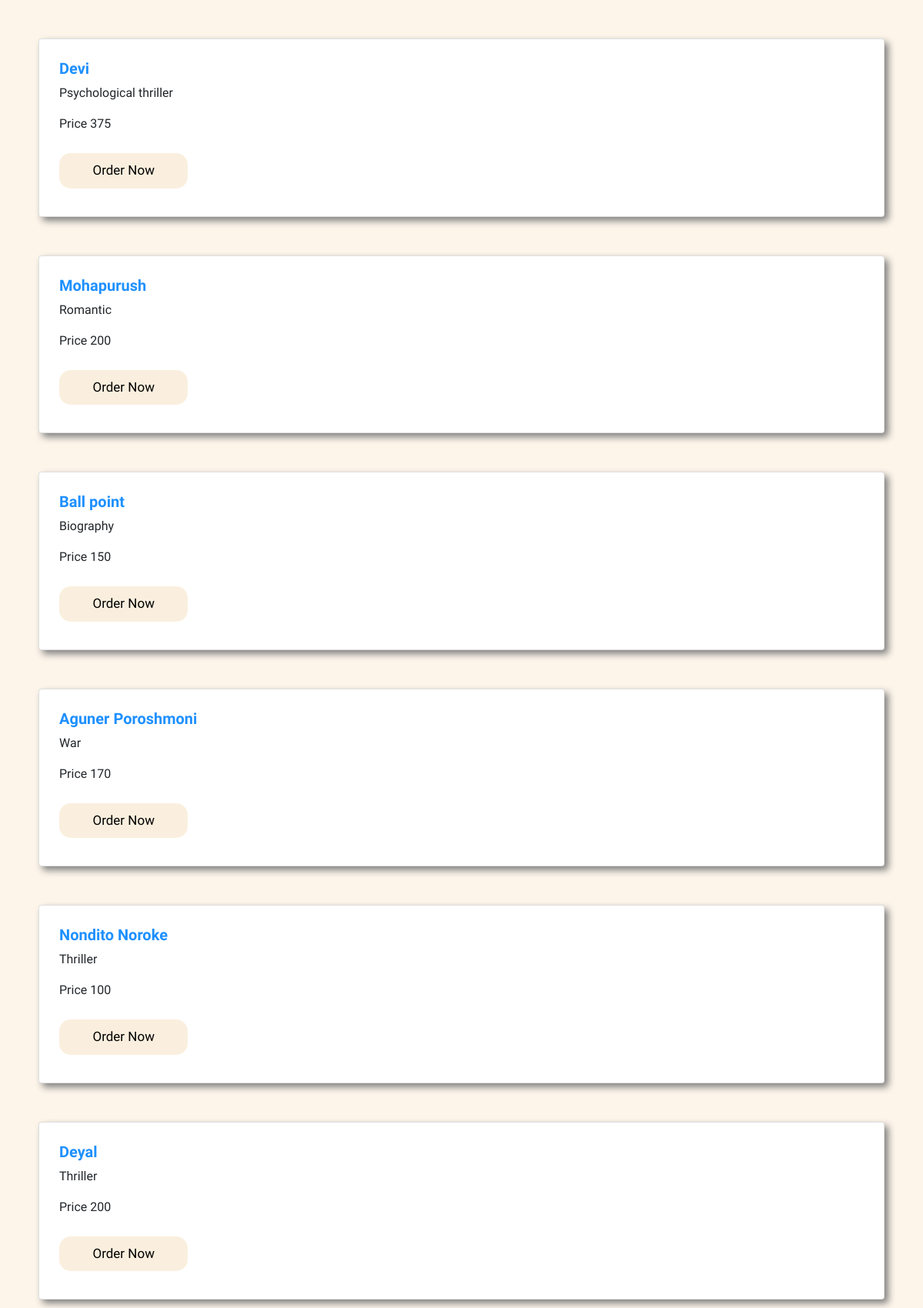
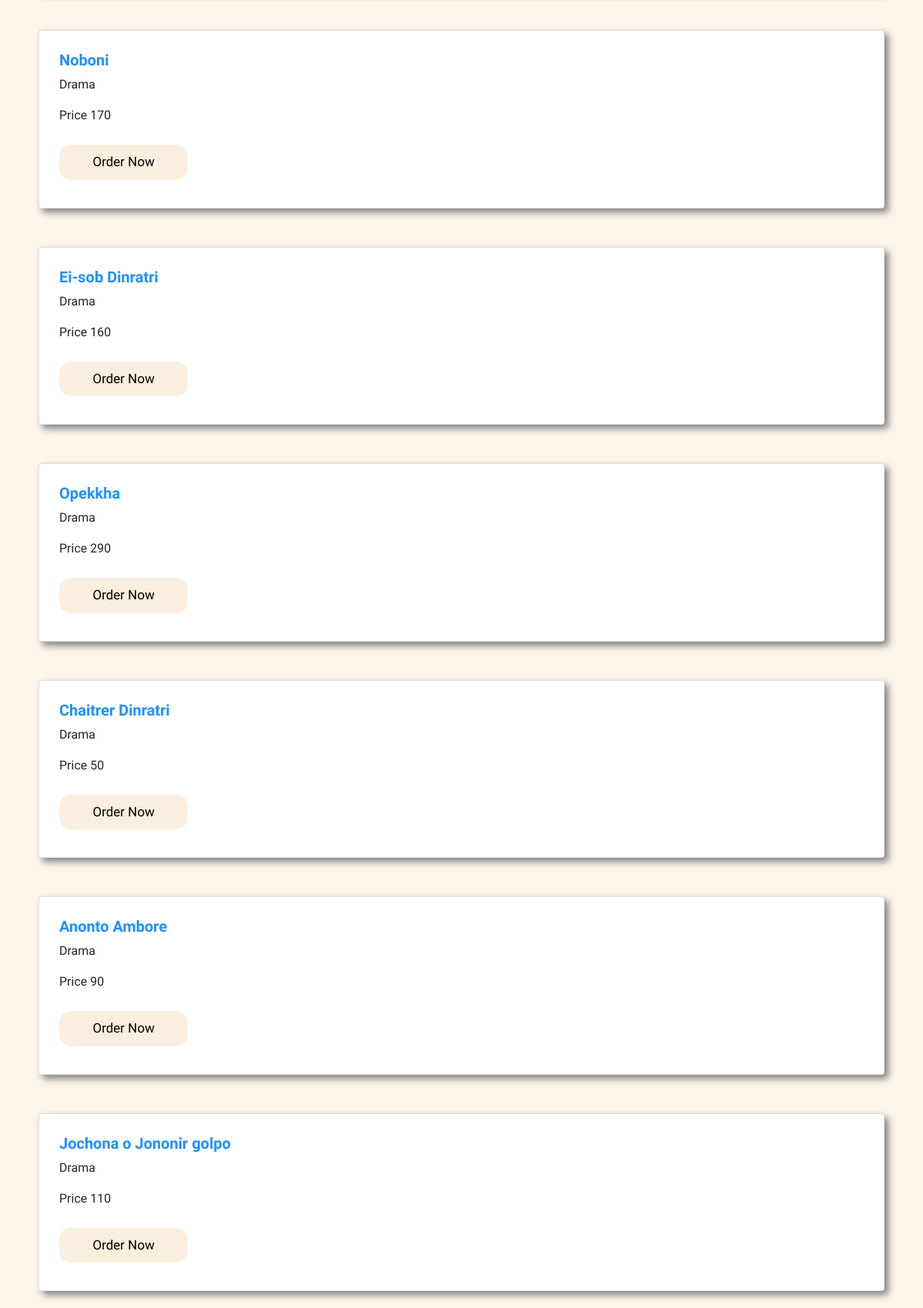
/files/author_show.php (upper part), run on the app's committed database (2 pictures, top to bottom).
### tables this page shows
CREATE TABLE `book` (
  `ISBN` int(30) NOT NULL,
  `title` varchar(100) DEFAULT NULL,
  `author_name` varchar(50) DEFAULT NULL,
  `publication_id` int(10) DEFAULT NULL,
  `price` int(10) DEFAULT NULL,
  `genre` varchar(30) DEFAULT NULL,
  `pdf` varchar(10) DEFAULT NULL,
  `rating` decimal(3,1) DEFAULT NULL,
  `used` varchar(20) DEFAULT NULL,
  `offer` varchar(20) DEFAULT NULL,
  `year` date DEFAULT NULL
);

### files/author_show.php (the view, shortened to what this page needs)
<!DOCTYPE html>
<html lang="en">
<head>
    <link href="https://cdn.jsdelivr.net/npm/bootstrap@5.1.3/dist/css/bootstrap.min.css" rel="stylesheet">
    <link rel="stylesheet" href="../css/style02.css">
</head>
<body>
<?php
$db = mysqli_connect("localhost", "root", "", "readersden");
$getid= $_GET['author_name'];
$sql = "SELECT ISBN, title, price, genre from book WHERE author_name like '$getid%'";
$result = mysqli_query($db, $sql);
while ($row= mysqli_fetch_assoc($result))
             {
              ?>
              <div class="card books">
        <div class="card-body">
          <h5 class=" card-text cad"> <?php echo $row['title']; ?> </h5>
          <p class="card-text "> <?php echo $row['genre']; ?> </p>
          <p class="card-text   "> <?php echo "Price"; echo " "; echo $row['price']; ?> </p>
          <a href= <?php echo " order.php?ISBN=" .$row['ISBN'] ?>><button class="button">Order Now</button></a>
        </div>
      </div>
                <?php
             }
          ?>
          </body>
          </html>

### css/style02.css (style rules this page uses)
body { background-color: #fdf5ea; font-family: 'Oswald', sans-seri ; }
.books { margin: 50px; padding: 10px; box-shadow: gray 5px 5px 10px; }
.button { margin: 10px 0; padding: 10px; border: none; outline: none; cursor: pointer; font-size: 17px; border-radius: 15px; width: 16%; background-color: #f8e9d2b9; text-decoration: none; color: black; }
.cad { color: #1E90FF ; font-weight: 600; }

### data on the page
book: title "Devi", genre "Psychological thriller", price "375"
book: title "Mohapurush", genre "Romantic", price "200"
book: title "Ball point", genre "Biography", price "150"
book: title "Aguner Poroshmoni", genre "War", price "170"
book: title "Nondito Noroke", genre "Thriller", price "100"
book: title "Deyal", genre "Thriller", price "200"
book: title "Noboni", genre "Drama", price "170"
book: title "Ei-sob Dinratri", genre "Drama", price "160"
book: title "Opekkha", genre "Drama", price "290"
book: title "Chaitrer Dinratri", genre "Drama", price "50"
book: title "Anonto Ambore", genre "Drama", price "90"
book: title "Jochona o Jononir golpo", genre "Drama", price "110"
